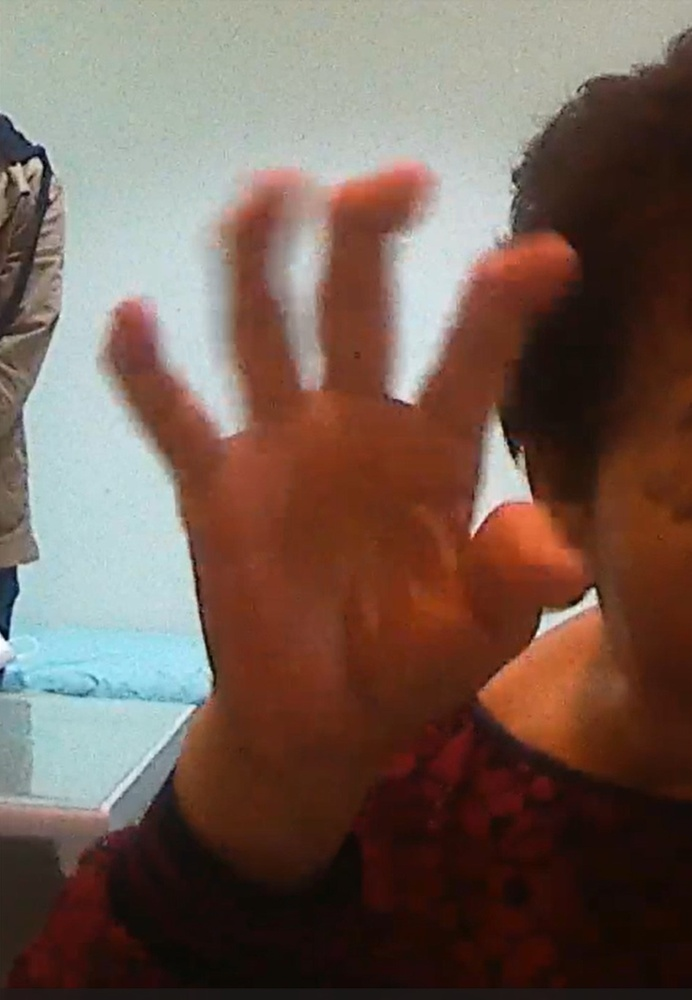
#> input picture src/utils/screenshot.jpg, 692 x 1000 px, shrunk from 1130 x 1632 before the run
$ python -i imageSharpening.py   (imports and definitions only)
#> lines starting #> are read from the running program, lines starting #| are printed output that depends on the picture
#> further down, picture is the input picture: shape (1000, 692, 3); mean B, G, R 83.6, 94, 115.1
# -*- coding: utf-8 -*-
"""
Created on Mon Jul 31 14:14:07 2023

@author: hansd
"""
import mediapipe as mp
from mediapipe.tasks import python
from mediapipe.tasks.python import vision

import numpy as np
import matplotlib.pyplot as plt
import cv2 as cv2
#import joblib
#import os

import skimage
import scipy.signal

#The movement of the hand causes each individual frame of the video to be hard to landmark
#Thus we are attempting to find reliable ways to sharpen each individual frames within the video
#Hoping that the sharpen edges can improve the precision of the landmarking, improving the reliability of the model

# [55 lines left out: functions image_sharpening, wienerFilter, imageDeblur, not called in this run]


def histogram_equalization(img):
    #converting image from rbg color space into HSV colorspace
    HSVimage = cv2.cvtColor(img, cv2.COLOR_BGR2HSV)
#> HSVimage: shape (1000, 692, 3); mean H, S, V 30.4, 119.7, 120.9

    #split - creating array with HSV information of image
    HSVarray = cv2.split(HSVimage)

    #HSVarray originally is a tuple, need to be converted to list for item reassignment
    HSVarray = list(HSVarray)
#> HSVarray = 3 items

    #histogram equalization of VALUE idex within HSV image
    HSVarray[2] = cv2.equalizeHist(HSVarray[2])

    #merging array into new deblurred image
    HSVimageOut = cv2.merge(HSVarray)
#> HSVimageOut: shape (1000, 692, 3); mean H, S, V 30.4, 119.7, 128.2

    #converting image back into rgb
    outputImg = cv2.cvtColor(HSVimageOut, cv2.COLOR_HSV2BGR)
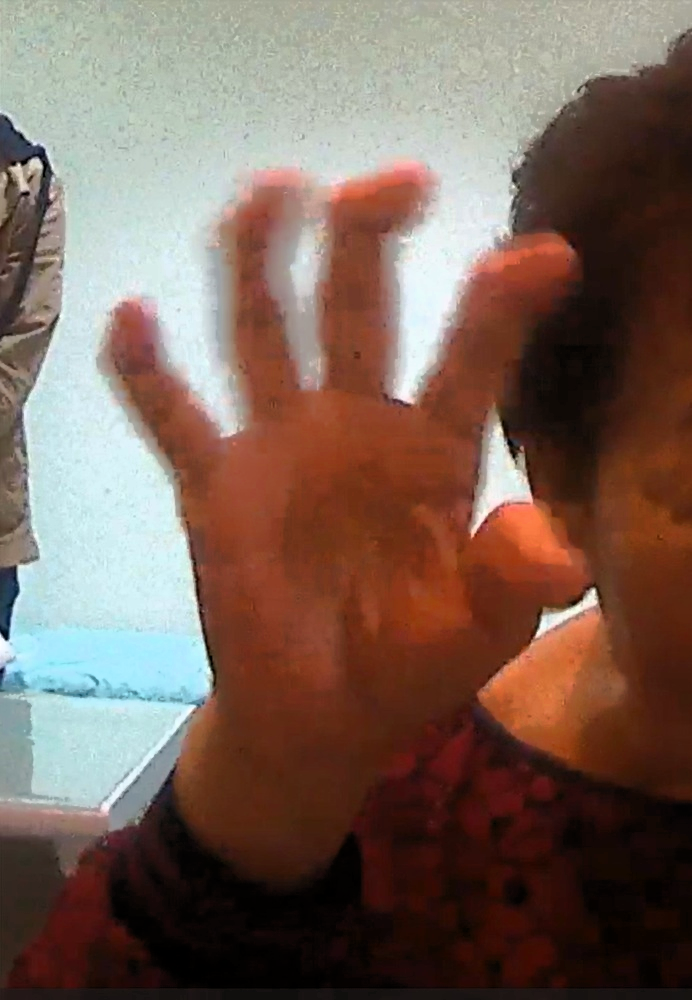
#> outputImg: shape (1000, 692, 3); mean B, G, R 88.4, 99.3, 121.8

    return(outputImg)


# [28 lines not run here, left out]


>>> import cv2
>>> picture = cv2.imread('screenshot.jpg')
>>> result = histogram_equalization(picture)
